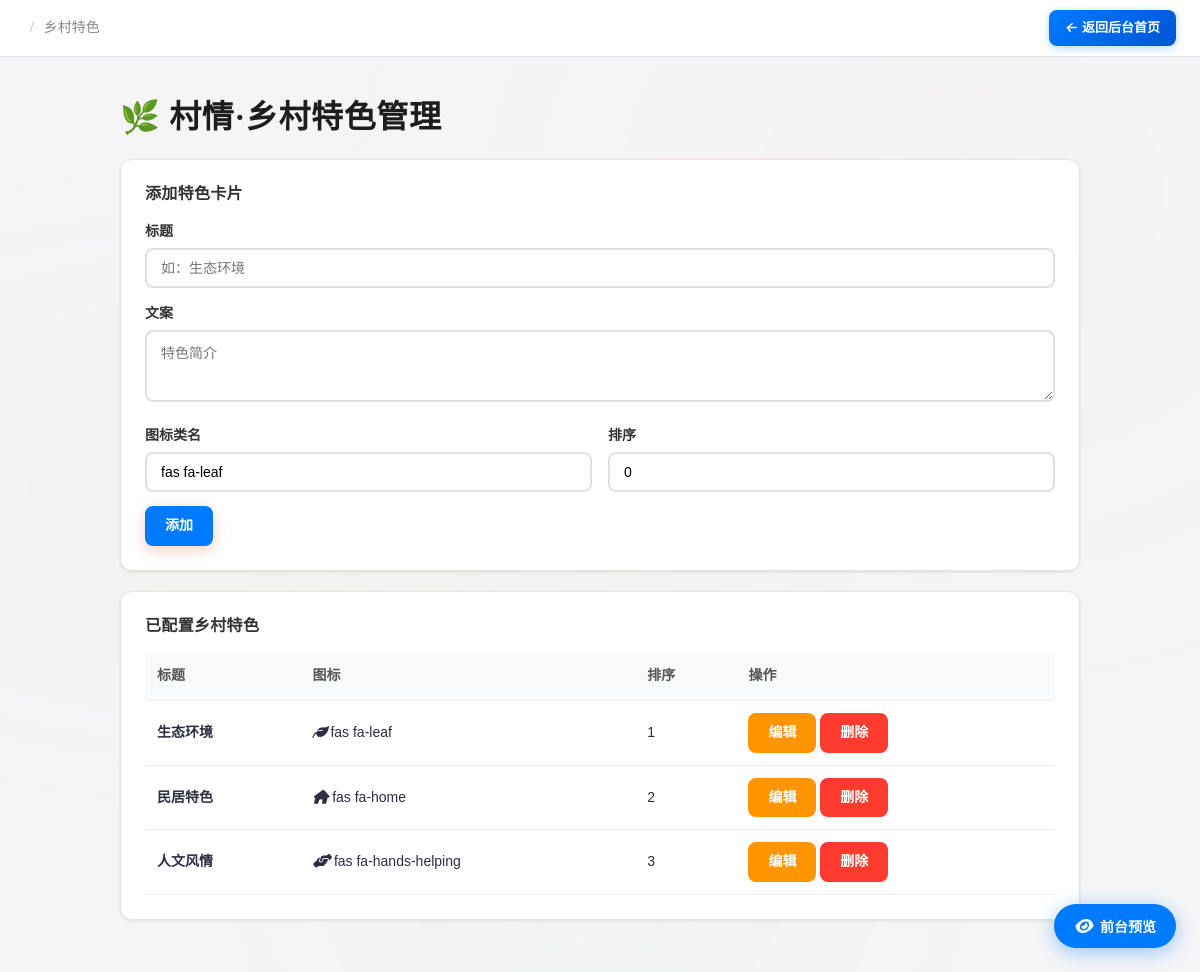
/admin/village-highlights (signed in), run on the app's committed database.
### models.py (models this page shows, shortened)
class SiteConfig(db.Model):
    __tablename__ = "site_config"
    id = db.Column(db.Integer, primary_key=True)
    site_title = db.Column(db.String(100), default="乡村记忆")  # 站点标题
    site_slogan = db.Column(db.Text, default="")  # 站点副标题/标语
    logo_url = db.Column(db.String(255), default="")  # 图片 Logo 访问 URL
    logo_name = db.Column(db.String(100), default="乡村记忆")  # 文字 Logo 名称
    logo_icon = db.Column(db.String(50), default="fas fa-mountain")  # 文字 Logo 图标
    nav_menu = db.Column(db.Text, default="[]")  # 导航菜单 JSON
    footer_brand = db.Column(db.Text, default="")  # 页脚品牌名
    footer_about = db.Column(db.Text, default="")  # 页脚简介文案
    footer_links = db.Column(db.Text, default="[]")  # 页脚链接分组 JSON
    footer_copyright = db.Column(db.Text, default="")  # 版权后缀（不含年份）
    quick_links = db.Column(db.Text, default="[]")  # 首页快速入口 JSON
    home_stats = db.Column(db.Text, default="{}")  # 首页/村情统计 JSON
    about_content = db.Column(db.Text, default="")  # 关于我们页正文（富文本）
    hero_subtitle = db.Column(
        db.Text, default="生态宜居 · 产业兴旺 · 乡风文明"
    )  # 封面副标题
    hero_title = db.Column(db.Text, default="美丽乡村")  # 封面主标题（Hero 悬浮文字，后台可配）
    stat_labels = db.Column(db.Text, default="{}")  # KPI 标签 JSON: {population,area,output,satisfaction}
    intro_title = db.Column(db.Text, default="关于我们的村庄")  # 「关于我们的村庄」区块标题
    intro_subtitle = db.Column(db.Text, default="山水田园间，品味乡村魅力")  # 「关于我们的村庄」副文案
    features_title = db.Column(db.Text, default="乡村特色")  # 「乡村特色」区块标题
    features_subtitle = db.Column(db.Text, default="生态、生产、生活融合发展")  # 「乡村特色」副文案
    village_info_title = db.Column(db.Text, default="村庄信息")  # 「村庄信息」区块标题（P1）
    updated_at = db.Column(
        db.DateTime, default=datetime.utcnow, onupdate=datetime.utcnow
    )
    @classmethod
    def get(cls):
        try:
            row = cls.query.first()
        except Exception:
            row = None
        if row is None:
            row = cls(id=1, **cls.default_values())
        return row
    @property
    def nav_items(self):
        try:
            items = json.loads(self.nav_menu) if self.nav_menu else []
        except (json.JSONDecodeError, TypeError):
            items = []
        if not isinstance(items, list):
            items = []
        items = [i for i in items if i.get("is_active", True)]
        items.sort(key=lambda x: x.get("sort_order", 0))
        return items
    @property
    def footer_link_groups(self):
        try:
            groups = json.loads(self.footer_links) if self.footer_links else []
        except (json.JSONDecodeError, TypeError):
            groups = []
        return groups if isinstance(groups, list) else []

class VillageHighlight(db.Model):
    __tablename__ = "village_highlights"
    id = db.Column(db.Integer, primary_key=True)
    title = db.Column(db.String(100), nullable=False)  # 卡片标题
    description = db.Column(db.Text, default="")  # 文案
    icon = db.Column(db.String(50), default="fas fa-leaf")  # FontAwesome 图标类名
    sort_order = db.Column(db.Integer, default=0)  # 排序

### routes/admin.py (the view, shortened to what this page needs)
@admin_bp.route("/admin/village-highlights", methods=["GET", "POST"])
@admin_required
def admin_village_highlights():
    highlights = VillageHighlight.query.order_by(
        VillageHighlight.sort_order, VillageHighlight.id
    ).all()
    return render_template("admin_village_highlights.html", highlights=highlights)

### templates/admin_village_highlights.html (shortened to what this page needs)
{% extends 'base.html' %} {% block title %}乡村特色管理 - 管理后台{% endblock %}  {% block content %}
<div class="admin-wrap">
  <h2>🌿 村情·乡村特色管理</h2>
  <div class="card">
    <h3>添加特色卡片</h3>
    <form method="post" action="{{ url_for('admin.admin_village_highlights') }}">
      <div class="form-group">
        <label for="title">标题</label>
        <input type="text" id="title" name="title" required placeholder="如：生态环境" />
      </div>
      <div class="form-group">
        <label for="description">文案</label>
        <textarea id="description" name="description" rows="3" placeholder="特色简介"></textarea>
      </div>
      <div class="row-2">
        <div class="form-group">
          <label for="icon">图标类名</label>
          <input type="text" id="icon" name="icon" value="fas fa-leaf" placeholder="fas fa-leaf" />
        </div>
        <div class="form-group">
          <label for="sort_order">排序</label>
          <input type="number" id="sort_order" name="sort_order" value="0" />
        </div>
      </div>
      <button type="submit" class="btn btn-primary">添加</button>
    </form>
  </div>
  <div class="card">
    <h3>已配置乡村特色</h3>
    {% if highlights %}
    <div class="table-wrap">
      <table>
        <thead><tr><th>标题</th><th>图标</th><th>排序</th><th>操作</th></tr></thead>
        <tbody>
          {% for h in highlights %}
          <tr>
            <td><strong>{{ h.title }}</strong></td>
            <td><i class="{{ h.icon }}"></i> {{ h.icon }}</td>
            <td>{{ h.sort_order }}</td>
            <td>
              <button class="btn btn-warning btn-sm" onclick="editH({{ h.id }}, '{{ h.title|e }}', '{{ h.description|e }}', '{{ h.icon }}', {{ h.sort_order }})">编辑</button>
              <button class="btn btn-danger btn-sm" onclick="deleteH({{ h.id }})">删除</button>
            </td>
          </tr>
          {% endfor %}
        </tbody>
      </table>
    </div>
    {% else %}
    <p style="color:#999; text-align:center; padding:20px;">暂无特色卡片，请添加</p>
    {% endif %}
  </div>
</div>
{% endblock %}

### templates/base.html (shortened to what this page needs)
<!doctype html>
<html lang="zh-CN">
  <head>
    <link
      rel="stylesheet"
      href="{{ url_for('static', filename='font-awesome/css/all.min.css') }}"
    />
    <link rel="stylesheet" href="/static/css/style.css" />
  </head>
  <body class="{% if request.path.startswith('/admin') %}is-admin{% endif %}">
    {% if request.path.startswith('/admin') %}
    <div class="admin-topbar">
      <span class="admin-breadcrumb">
        <span>/</span>
        {{ _crumb_map.get(request.path, request.path.split('/')[-1].replace('-',' ').title()) }}
      </span>
      <a href="/admin" class="admin-back-btn"><i class="fas fa-arrow-left"></i> 返回后台首页</a>
    </div>
    {% endif %}
    <main class="container">
       {% block content %}{% endblock %}
    </main>
    {% if request.path.startswith('/admin') %}
    <button class="fep-fab" id="fepFab" onclick="openPreview()" title="预览前台页面">
      <i class="fas fa-eye"></i>
      <span>前台预览</span>
    </button>
    {% endif %}
  </body>
</html>

### static/css/style.css (style rules this page uses)
:root { --cinnabar: #c45c48; --cinnabar-light: #d97b6a; --cinnabar-pale: #f5e0dc; --jade: #5a8a7f; --jade-light: #7ab5a8; --jade-pale: #e0f0ec; --gold: #b8956a; --gold-light: #d4b896; --gold-pale: #f5efe6; --ink-dark: #1a1a2e; --ink: #2d2d44; --ink-light: #4a4a6a; --ink-muted: #7a7a9a; --paper: #faf8f3; --paper-warm: #f5f0e8; --paper-deep: #ebe5d9; --shadow-sm: 0 1px 3px rgba(26, 26, 46, 0.06); --shadow-md: 0 4px 16px rgba(26, 26, 46, 0.08); --shadow-lg: 0 8px 32px rgba(26, 26, 46, 0.1); --shadow-xl: 0 16px 48px rgba(26, 26, 46, 0.12); --font-display: "Noto Serif SC", "Source Han Serif SC", serif; --font-body: "Noto Sans SC", "PingFang SC", "Microsoft YaHei", sans-serif; --font-mono: "JetBrains Mono", "Fira Code", monospace; --radius-sm: 8px; --radius-md: 12px; --radius-lg: 16px; --radius-xl: 20px; --radius-full: 9999px; --space-1: 4px; --space-2: 8px; --space-3: 12px; --space-4: 16px; --space-5: 20px; --space-6: 24px; --space-8: 32px; --space-10: 40px; --space-12: 48px; --space-16: 64px; --ease-out: cubic-bezier(0.16, 1, 0.3, 1); --ease-in-out: cubic-bezier(0.65, 0, 0.35, 1); --duration-fast: 150ms; --duration-normal: 250ms; --duration-slow: 400ms; }
*, *::before, *::after { box-sizing: border-box; margin: 0; padding: 0; }
html { font-size: 16px; -webkit-font-smoothing: antialiased; -moz-osx-font-smoothing: grayscale; }
body { font-family: var(--font-body); background: var(--paper); color: var(--ink); line-height: 1.7; min-height: 100vh; display: flex; flex-direction: column; }
a { color: var(--cinnabar); text-decoration: none; transition: color var(--duration-fast) var(--ease-out); }
h1, h2, h3, h4, h5, h6 { font-family: var(--font-display); font-weight: 700; line-height: 1.3; color: var(--ink-dark); letter-spacing: 0.02em; }
h2 { font-size: clamp(1.4rem, 1.1rem + 1.5vw, 2rem); }
h3 { font-size: clamp(1.1rem, 0.95rem + 0.75vw, 1.35rem); }
.container { max-width: 1280px; margin: 0 auto; padding: var(--space-8) var(--space-6); width: 100%; flex: 1; }
.card { background: white; border-radius: var(--radius-lg); border: 1px solid var(--paper-deep); box-shadow: var(--shadow-sm); transition: all var(--duration-normal) var(--ease-out); }
.btn { display: inline-flex; align-items: center; justify-content: center; gap: var(--space-2); padding: 10px 24px; border-radius: var(--radius-md); font-size: 0.9rem; font-weight: 500; font-family: var(--font-body); cursor: pointer; transition: all var(--duration-fast) var(--ease-out); border: 1px solid transparent; line-height: 1.4; white-space: nowrap; }
.btn-primary { background: linear-gradient(135deg, var(--cinnabar), var(--cinnabar-light)); color: white; box-shadow: 0 4px 14px rgba(196, 92, 72, 0.3); }
.btn-sm { padding: 6px 14px; font-size: 0.8rem; }
.form-group { margin-bottom: var(--space-5); }
.form-group label { display: block; font-weight: 600; margin-bottom: var(--space-1); font-size: 0.85rem; color: var(--ink); }
table { width: 100%; border-collapse: collapse; font-size: 0.9rem; }
th { background: var(--paper-warm); padding: 12px 16px; text-align: left; font-weight: 600; color: var(--ink-light); border-bottom: 2px solid var(--paper-deep); white-space: nowrap; }
td { padding: 12px 16px; border-bottom: 1px solid var(--paper-deep); }

### data on the page
SiteConfig: get "乡村特色"
VillageHighlight: title "生态环境", icon "fas fa-leaf", sort_order "1"
VillageHighlight: title "民居特色", icon "fas fa-home", sort_order "2"
VillageHighlight: title "人文风情", icon "fas fa-hands-helping", sort_order "3"
